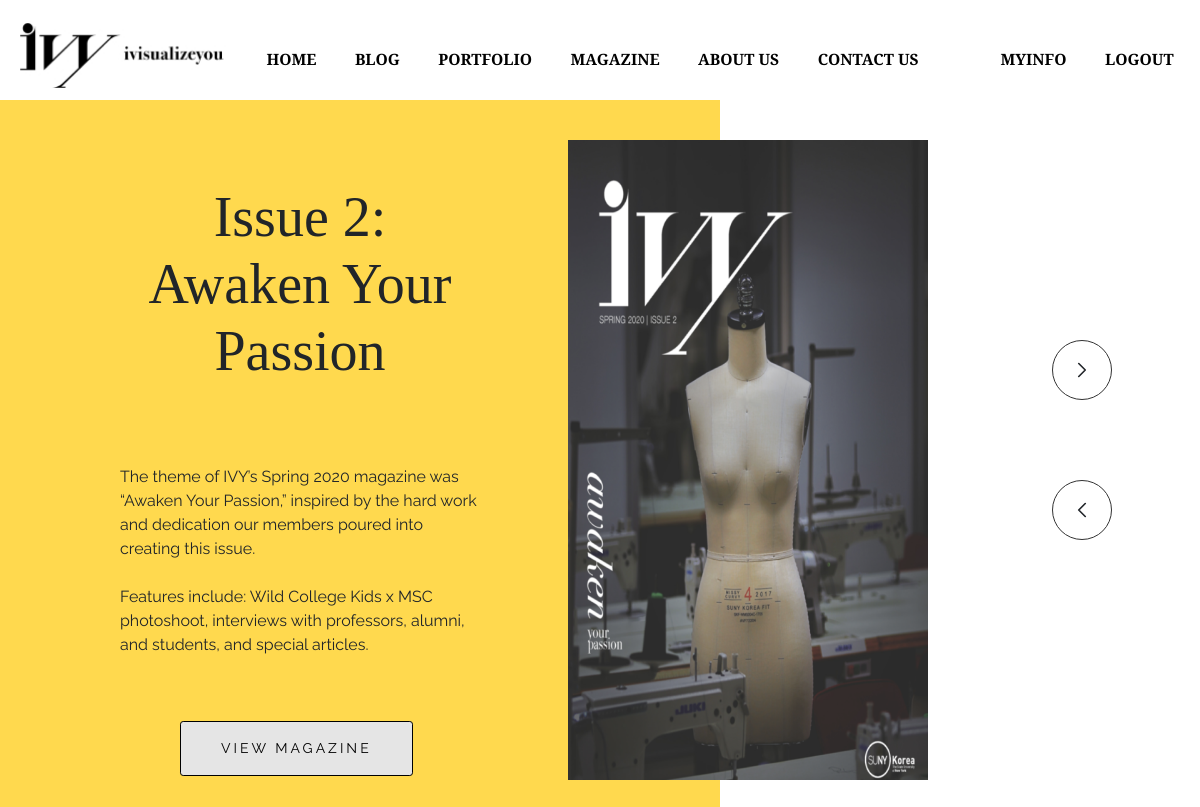
The page /magazine/ (signed in) on the database its author committed.
### magazines/models.py (models this page shows, shortened)
class Magazine(models.Model):
    name = models.CharField(max_length=200, null =True)
    price = models.FloatField(null = True)
    description = models.CharField(max_length=300, null =True)
    description2 = models.CharField(max_length=300, null =True)#blank=True
    pdf = models.FileField(null =True, blank = True)
    thumbNail = models.FileField(null = True, blank = True)
    date_created = models.DateTimeField(auto_now_add=True, null =True)
    viewcount = models.PositiveIntegerField(default=0)
    purchasecount = models.PositiveIntegerField(default=0)

### magazines/views.py (the view)
# urls.py: path('magazine/', views.magazine, name="magazine"),
@login_required(login_url = 'login')
def magazine(request):
    magazine = Magazine.objects.all()
    magazine = sorted(magazine,key = lambda x : x.date_created)
    return render(request, 'magazines/magazine.html', {'magazine':magazine})

### magazines/templates/magazines/magazine.html (shortened to what this page needs)
{% extends 'magazines/main.html'%}
{% load static %}
{% block content %}
    <link rel="stylesheet" type="text/css" href="{% static '/css/magazine.css' %}">
<section>
  <div class="absolute-wrapper">
    <div class="colored-backgrounds">
    </div>
  </div>
  <main>
    <div class="content">
      {% for i in magazine %}
      {% if forloop.first %}
      <div id = "magazines" class = "magazine active">
        <h1 class="heading">
            {{i.name}}
        </h1>
        <p class="mDescription">
          {{i.description}}
        </p>
        <p class="mDescription">
            {{i.description2}}
        </p>
        <span class="button">
          <a class="btn btn-sm btn-info" href="{% url 'viewMagazine' i.id %}">View Magazine</a>
        </span>
      </div>
      {% endif %}
      {% endfor %}
    </div>
    <div class="imageBox">
      {% for i in magazine %}
      {% if forloop.first %}
      <div class = "images active">
        <img src = "{{i.thumbNail.url}}" style="width: 30vw; height: 80vh;">
      </div>
      {% else %}
      <div class = "images">
        <img src = "{{i.thumbNail.url}}" style="width: 30vw; height: 80vh;">
      </div>
      {%endif%}
      {% endfor %}
    </div>
    <div class="navigation">
      <div onClick="right(); rightImg()" class="right">
        <svg xmlns="http://www.w3.org/2000/svg" class="icon icon-right" width="26" height="26" viewBox="0 0 24 24" stroke-width="1.5" stroke="currentColor" fill="none" stroke-linecap="round" stroke-linejoin="round">
          <path stroke="none" d="M0 0h24v24H0z" />
          <polyline points="9 6 15 12 9 18" />
        </svg>
      </div>
      <div onClick="left(); leftImg()" class="left">
        <svg xmlns="http://www.w3.org/2000/svg" class="icon icon-left" width="26" height="26" viewBox="0 0 24 24" stroke-width="1.5" stroke="currentColor" fill="none" stroke-linecap="round" stroke-linejoin="round">
          <path stroke="none" d="M0 0h24v24H0z" />
          <polyline points="15 6 9 12 15 18" />
        </svg>
      </div>
    </div>
  </main>
</section>
{% endblock %}

### static/css/main.css (style rules this page uses)
body { background-color: #FFFFFF; }

### static/css/magazine.css (style rules this page uses)
section { font-family: 'Raleway', sans-serif; }
.heading { font-family: "Playfair Display", serif; text-align: center; }
main { display: grid; grid-template-rows: 1; }
.absolute-wrapper { grid-column-start: 1; grid-column-end: 1; position: absolute; overflow: hidden; height: 90vh; width: 60%; z-index: -1; }
.colored-backgrounds { position: absolute; height: inherit; width: 100%; display: -webkit-box; display: -ms-flexbox; display: flex; }
.content { width: 60vw; padding: 2vw; background-color: #FFD94E; }
.content h1 { font-size: 3.5rem; width: 30vw; margin-bottom: 10vh; }
.content p { width: 30vw; margin-bottom: 1.5rem; font-family: 'Raleway', sans-serif; }
.content .button { width: 60vw; background-color: #FFD94E; }
.content .button .btn { border: none; background-color: #FFD94E; text-transform: uppercase; letter-spacing: 3px; padding: 1rem 2.5rem; cursor: pointer; background-color: #E5E5E5; border: 0.5px solid black; margin-top: 5vh; margin-left: 5vw; color: black; }
.images { left: -5vw; top: 5vh; }
.navigation { position: relative; margin-top: 30vh; margin-left: 3vw; width: 10vw; grid-column-start: 3; grid-column-end: 3; grid-row: 1; }
.navigation .right, .navigation .left { position: relative; height: 60px; width: 60px; border: 1px solid #333; border-radius: 50%; display: -webkit-box; display: -ms-flexbox; display: flex; margin-bottom: 10vh; -webkit-box-pack: center; -ms-flex-pack: center; justify-content: center; -webkit-box-align: center; -ms-flex-align: center; align-items: center; cursor: pointer; }
.images, .colored-backgrounds { -webkit-transition: -webkit-transform 0.35s cubic-bezier(0.39, 0.575, 0.565, 1); transition: -webkit-transform 0.35s cubic-bezier(0.39, 0.575, 0.565, 1); transition: transform 0.35s cubic-bezier(0.39, 0.575, 0.565, 1); transition: transform 0.35s cubic-bezier(0.39, 0.575, 0.565, 1), -webkit-transform 0.35s cubic-bezier(0.39, 0.575, 0.565, 1); }
.colored-backgrounds { -webkit-transition-delay: 150ms; transition-delay: 150ms; }
.content div.active { opacity: 1; }
.content div { position: absolute; object-fit:cover; transition: 0.5s; opacity: 0; }
.imageBox { grid-column-start: 2; grid-column-end: 2; width: 20vw; }
.imageBox div { display:none; right:0; }
.imageBox div.active { display: block; position: relative; left: -15vw; top: 5vh; }
#magazines { width: 30vw; left: 10vw; margin-top: 5vw; }

### rows shown on the page
Magazine: name "Issue 2: Awaken Your Passion", description "The theme of IVY’s Spring 2020 magazine was “Awaken Your Passion,” inspired by the hard work and dedication our members poured into creating this issue.", description2 "Features include: Wild College Kids x MSC photoshoot, interviews with professors, alumni, and students, and special articles.", thumbNail (picture)
